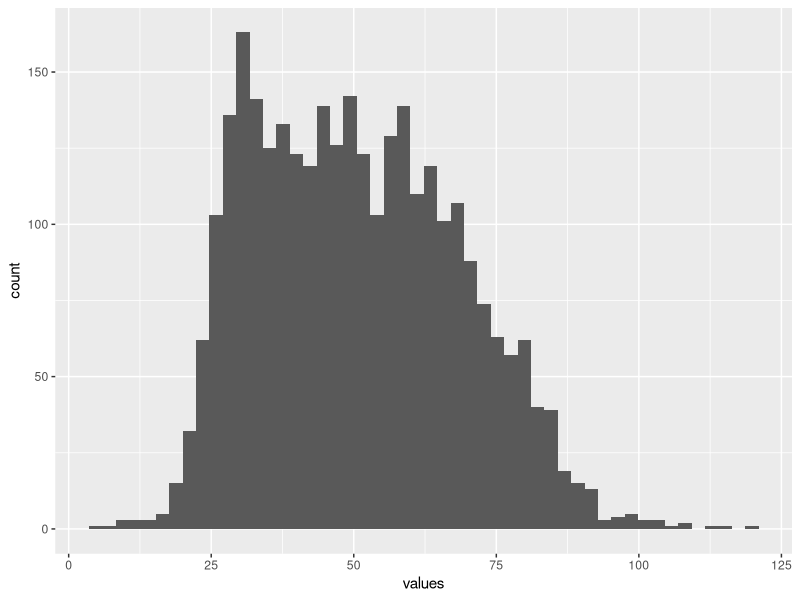
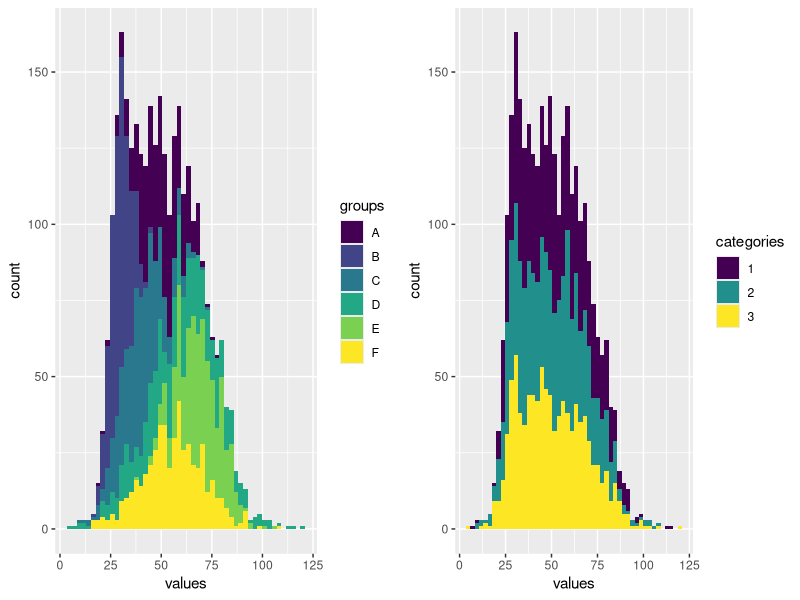
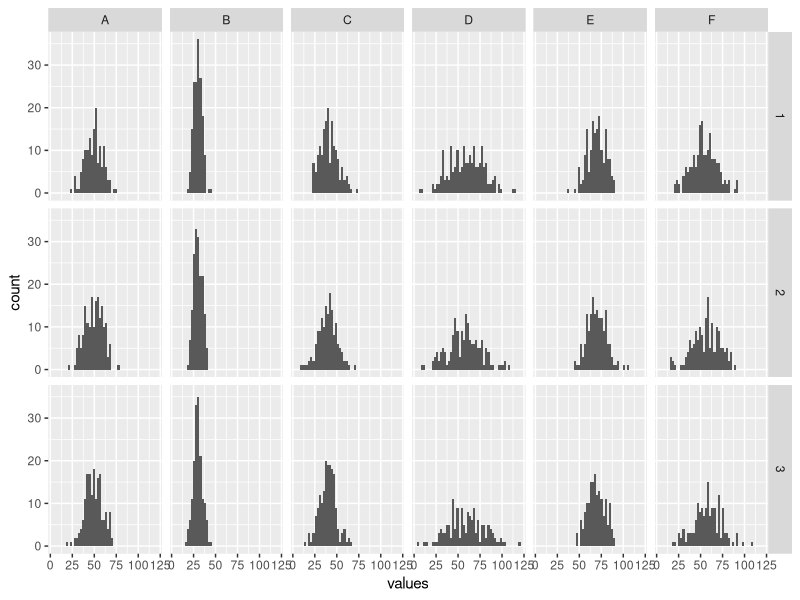
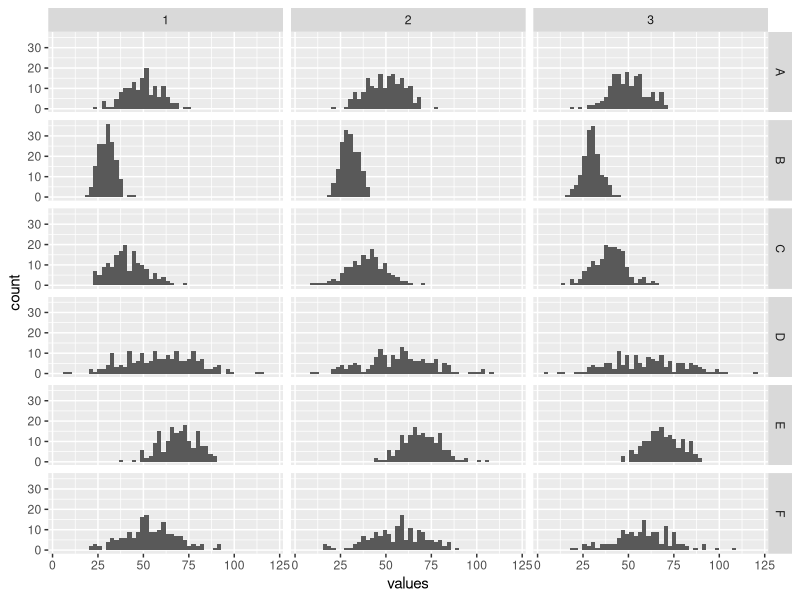
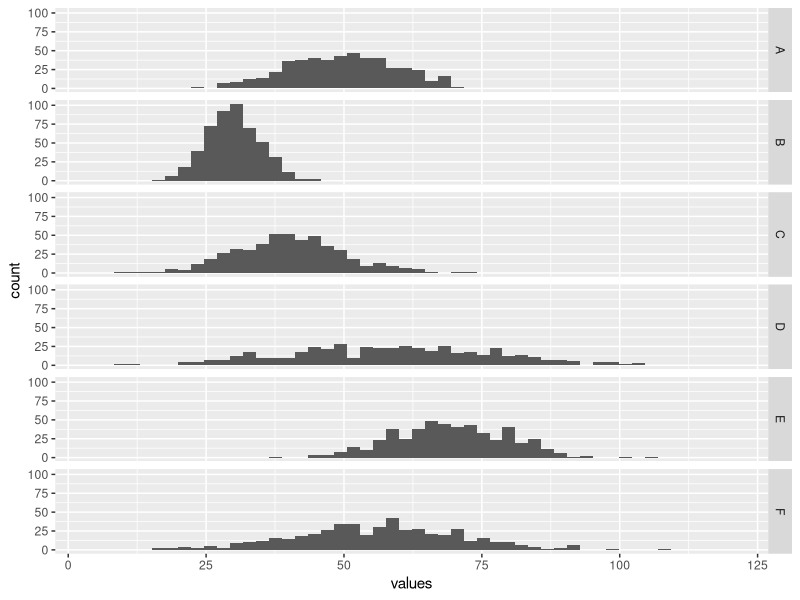
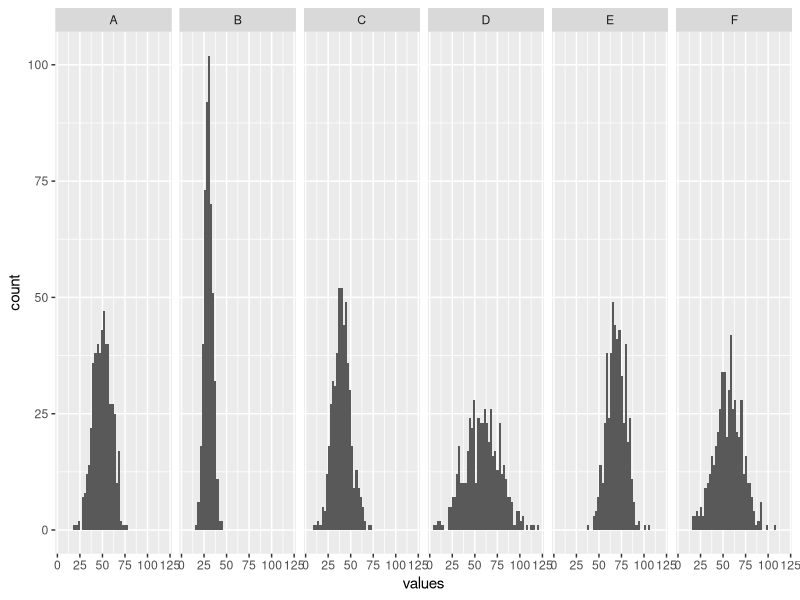
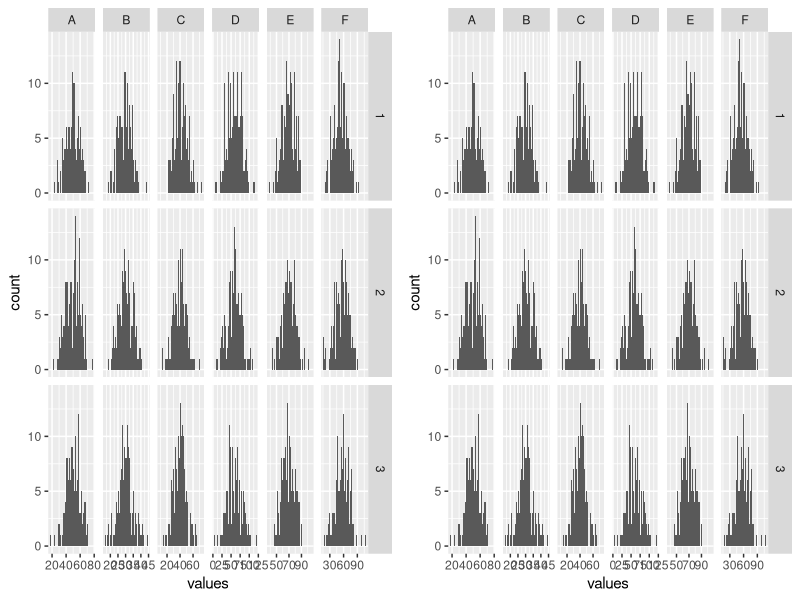

These figures' R source, in order:
## ---- chunk 1
knitr::opts_chunk$set(echo = TRUE, fig.align='center')

# title: facet_grid
# author: jonathan
# revised: 2/3/2020 

WEB <- c("https://bioceed.uib.no/dropfolder/bioSTATS/Rmd/Basic/Visualizing/Faceted/facet_grid.html")
GIT <- c("https://github.com/jonathansoule/biostats/blob/master/Basic/Faceted/Faceted/facet_grid.Rmd")
library(ggplot2)
library(gridExtra)
# predictor variables
groups <- c(rep("A", 500), rep("B", 500), rep("C", 500), rep("D", 500), rep("E", 500), rep("F", 500))
categories <- as.factor(floor(runif(3000, min=1, max=4)))
# response variable
values <- c(rnorm(500, mean=50, sd=10), rnorm(500, mean=30, sd=5), rnorm(500, mean=40, sd=10), rnorm(500, mean=60, sd=20), rnorm(500, mean=70, sd=10), rnorm(500, mean=55, sd=15))
# dataframe
df <- data.frame(groups, categories, values)
## ---- chunk 2
ggplot(df, aes(values)) +    
  geom_histogram(bins=50)
## ---- chunk 3
grid.arrange(
  ggplot(df, aes(values, fill=groups)) +        # left plot, levels of groups
    geom_histogram(bins=50) +
    scale_fill_viridis_d(),
  ggplot(df, aes(values, fill=categories)) +    # right plot, levels of categories
    geom_histogram(bins=50) +
    scale_fill_viridis_d(),
  ncol=2)
## ---- chunk 4
ggplot(df, aes(values)) +
  geom_histogram(bins=50) +
  facet_grid(categories~groups)
## ---- chunk 5
ggplot(df, aes(values)) +
  geom_histogram(bins=50) +
  facet_grid(groups~categories)
## ---- chunk 6
ggplot(df, aes(values)) +
  geom_histogram(bins=50) +
  scale_fill_viridis_d() +
  facet_grid(rows = vars(groups))
## ---- chunk 7
ggplot(df, aes(values)) +
  geom_histogram(bins=50) +
  facet_grid(cols = vars(groups))
## ---- chunk 8
grid.arrange(
  ggplot(df, aes(values)) +    # left plot, free_y
    geom_histogram(bins=50) +
    facet_grid(categories~groups, scales = "free_x") ,
  ggplot(df, aes(values)) +    # right plot, free
    geom_histogram(bins=50) +
    facet_grid(categories~groups, scales = "free"),
  ncol=2)
